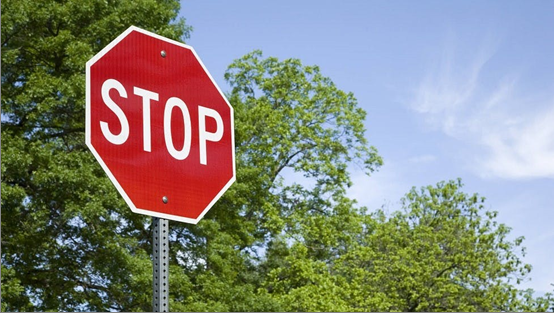
#> input picture TH07/image.jpg, 554 x 313 px
$ jupyter execute Lab06_ImageDetection.ipynb
#> lines starting #> are read from the running program, lines starting #| are printed output that depends on the picture
[cell 1]
import cv2
import matplotlib.pyplot as plt
img = cv2.imread("image.jpg")
#> img is the input picture: shape (313, 554, 3); mean B, G, R 123.1, 133.2, 133
img_gray = cv2.cvtColor(img, cv2.COLOR_BGR2GRAY)
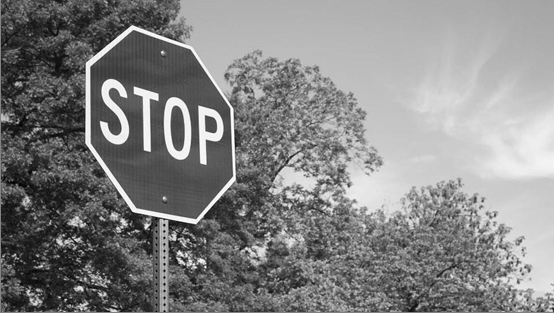
#> img_gray: shape (313, 554); min 0, max 255, mean 132
img_rgb = cv2.cvtColor(img, cv2.COLOR_BGR2RGB)
# dots that would look like STOP signs
stop_data = cv2.CascadeClassifier('stop_data.xml') #('/content/haarcascade_frontalcatface.xml')
found = stop_data.detectMultiScale(img_gray,minSize =(20, 20))
#> found = [[85, 39, 174, 174]]
amount_found = len(found)
#> amount_found = 1

if amount_found != 0:
    for (x, y, width, height) in found:
        cv2.rectangle(img_rgb, (x, y),
                      (x + height, y + width),
                      (0, 255, 0), 5)
#> this loop made 1 pass
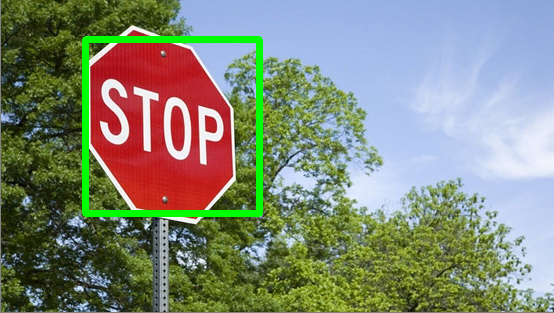
#> img_rgb: shape (313, 554, 3); mean R, G, B 129.5, 137, 120.3
plt.imshow(img_rgb)

[cell 2]
import cv2
import matplotlib.pyplot as plt
img = cv2.imread("hinh.jpg")
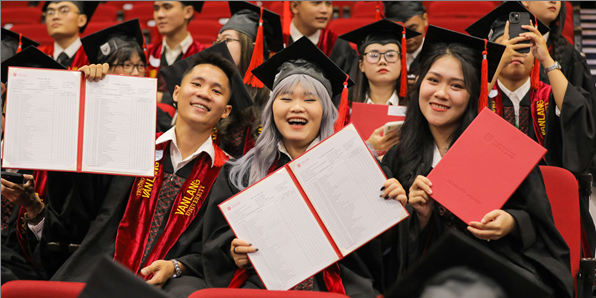
#> input picture TH07/hinh.jpg, 596 x 298 px
#> img is the input picture: shape (298, 596, 3); mean B, G, R 74.1, 83.3, 122.1
img_gray = cv2.cvtColor(img, cv2.COLOR_BGR2GRAY)
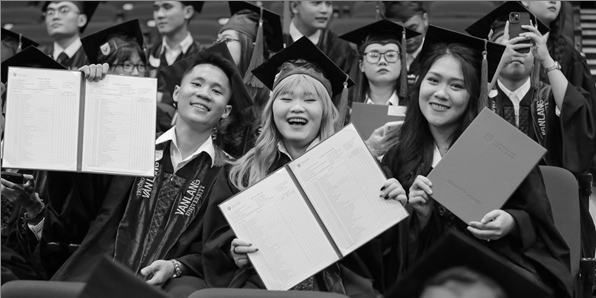
#> img_gray: shape (298, 596); min 0, max 255, mean 93.9
img_rgb = cv2.cvtColor(img, cv2.COLOR_BGR2RGB)
#> img_rgb: shape (298, 596, 3)
# dots that would look like STOP signs
haarcascade = cv2.CascadeClassifier('haarcascade_frontalface_default.xml') #('/content/haarcascade_frontalcatface.xml')
found = haarcascade.detectMultiScale(img_gray,minSize =(20, 20))
#> found = [[358, 36, 47, 47], [413, 57, 65, 65], [176, 61, 60, 60], [263, 68, 72, 72]]
amount_found = len(found)
#> amount_found = 4

if amount_found != 0:
    for (x, y, width, height) in found:
        cv2.rectangle(img_rgb, (x, y),
                      (x + height, y + width),
                      (0, 255, 0), 5)
#> this loop made 4 passes
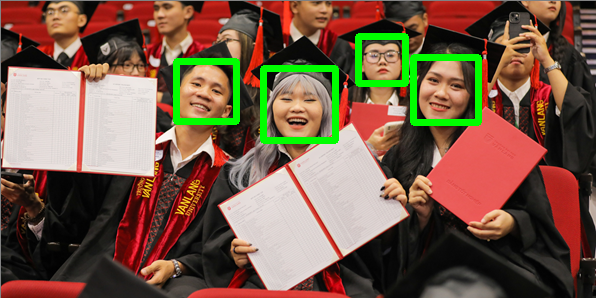
#> img_rgb: shape (298, 596, 3); mean R, G, B 118.8, 90.8, 72.3
plt.imshow(img_rgb)

[cell 3]
import cv2
import matplotlib.pyplot as plt
img = cv2.imread("hinh.jpg")
img_gray = cv2.cvtColor(img, cv2.COLOR_BGR2GRAY)
img_rgb = cv2.cvtColor(img, cv2.COLOR_BGR2RGB)
# dots that would look like STOP signs
haarcascade = cv2.CascadeClassifier('haarcascade_mcs_mouth.xml') #('/content/haarcascade_frontalcatface.xml')
found = haarcascade.detectMultiScale(img_gray,minSize =(20, 20))
#> found = [[505, 36, 35, 21], [183, 96, 35, 21], [421, 97, 36, 22], [279, 111, 39, 23]]
amount_found = len(found)

if amount_found != 0:
    for (x, y, width, height) in found:
        cv2.rectangle(img_rgb, (x, y),
                      (x + height, y + width),
                      (0, 255, 0), 5)
#> this loop made 4 passes
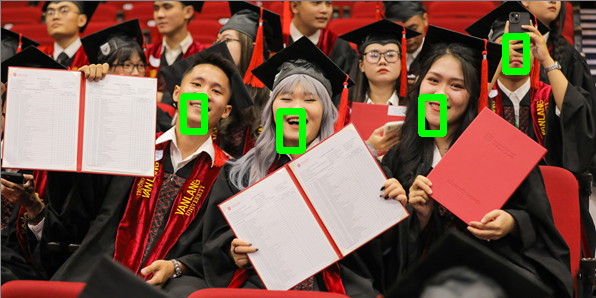
#> img_rgb: shape (298, 596, 3); mean R, G, B 119.5, 86.1, 72.8
plt.imshow(img_rgb)

[cell 4]
import cv2
import matplotlib.pyplot as plt
img = cv2.imread("hinh.jpg")
img_gray = cv2.cvtColor(img, cv2.COLOR_BGR2GRAY)
img_rgb = cv2.cvtColor(img, cv2.COLOR_BGR2RGB)
# dots that would look like STOP signs
haarcascade = cv2.CascadeClassifier('haarcascade_smile.xml') #('/content/haarcascade_frontalcatface.xml')
found = haarcascade.detectMultiScale(img_gray,minSize =(20, 20))
#> found = 16 rows, first 6: [487, 17, 78, 39], [13, 215, 45, 23], [15, 266, 61, 31], [331, 24, 107, 53], [243, 74, 112, 56], [112, 238, 102, 51]
amount_found = len(found)
#> amount_found = 16

if amount_found != 0:
    for (x, y, width, height) in found:
        cv2.rectangle(img_rgb, (x, y),
                      (x + height, y + width),
                      (0, 255, 0), 5)
#> this loop made 16 passes
#> (x, y, width, height) on passes 1 to 12: (487, 17, 78, 39), (13, 215, 45, 23), (15, 266, 61, 31), (331, 24, 107, 53), (243, 74, 112, 56), (112, 238, 102, 51), (25, 3, 75, 38), (41, 226, 74, 37), (16, 24, 97, 48), (503, 236, 80, 40), (432, 194, 116, 58), (61, 36, 133, 66)
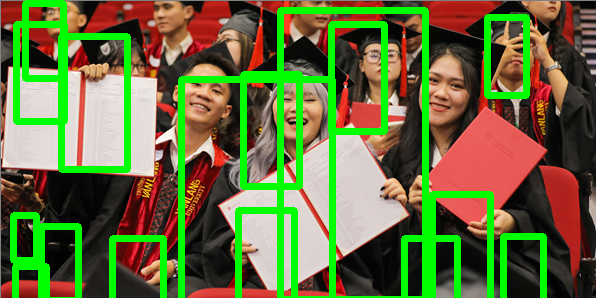
#> img_rgb: shape (298, 596, 3); mean R, G, B 101.1, 110.9, 60.5
plt.imshow(img_rgb)
